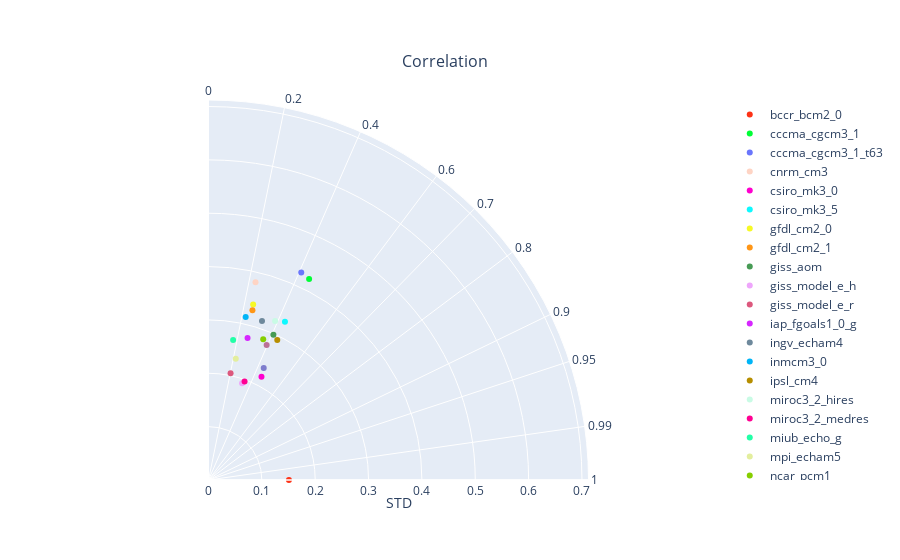

Notebook code for this chart:
### Code cell
chart_td_res = chart_create_td(df_dataset_1_td, 'bccr_bcm2_0')
chart_td_res.show()

### Figure 1 — Plotly figure (JSON) as saved in the notebook; plotly's stock layout.template omitted (floating-point values rounded to 4 significant figures)
{"data": [{"marker": {"color": "#FD3216"}, "mode": "markers", "name": "bccr_bcm2_0", "r": [0.1507], "theta": [0], "type": "scatterpolar"}, {"marker": {"color": "#00FE35"}, "mode": "markers", "name": "cccma_cgcm3_1", "r": [0.4211], "theta": [63.4], "type": "scatterpolar"}, {"marker": {"color": "#6A76FC"}, "mode": "markers", "name": "cccma_cgcm3_1_t63", "r": [0.426], "theta": [65.92], "type": "scatterpolar"}, {"marker": {"color": "#FED4C4"}, "mode": "markers", "name": "cnrm_cm3", "r": [0.3812], "theta": [76.64], "type": "scatterpolar"}, {"marker": {"color": "#FE00CE"}, "mode": "markers", "name": "csiro_mk3_0", "r": [0.2176], "theta": [62.85], "type": "scatterpolar"}, {"marker": {"color": "#0DF9FF"}, "mode": "markers", "name": "csiro_mk3_5", "r": [0.3295], "theta": [64.22], "type": "scatterpolar"}, {"marker": {"color": "#F6F926"}, "mode": "markers", "name": "gfdl_cm2_0", "r": [0.3394], "theta": [75.72], "type": "scatterpolar"}, {"marker": {"color": "#FF9616"}, "mode": "markers", "name": "gfdl_cm2_1", "r": [0.3286], "theta": [75.49], "type": "scatterpolar"}, {"marker": {"color": "#479B55"}, "mode": "markers", "name": "giss_aom", "r": [0.2983], "theta": [65.93], "type": "scatterpolar"}, {"marker": {"color": "#EEA6FB"}, "mode": "markers", "name": "giss_model_e_h", "r": [0.192], "theta": [70.86], "type": "scatterpolar"}, {"marker": {"color": "#DC587D"}, "mode": "markers", "name": "giss_model_e_r", "r": [0.2041], "theta": [78.31], "type": "scatterpolar"}, {"marker": {"color": "#D626FF"}, "mode": "markers", "name": "iap_fgoals1_0_g", "r": [0.276], "theta": [74.62], "type": "scatterpolar"}, {"marker": {"color": "#6E899C"}, "mode": "markers", "name": "ingv_echam4", "r": [0.3143], "theta": [71.4], "type": "scatterpolar"}, {"marker": {"color": "#00B5F7"}, "mode": "markers", "name": "inmcm3_0", "r": [0.3134], "theta": [77.15], "type": "scatterpolar"}, {"marker": {"color": "#B68E00"}, "mode": "markers", "name": "ipsl_cm4", "r": [0.2921], "theta": [63.82], "type": "scatterpolar"}, {"marker": {"color": "#C9FBE5"}, "mode": "markers", "name": "miroc3_2_hires", "r": [0.3233], "theta": [67.29], "type": "scatterpolar"}, {"marker": {"color": "#FF0092"}, "mode": "markers", "name": "miroc3_2_medres", "r": [0.1967], "theta": [69.91], "type": "scatterpolar"}, {"marker": {"color": "#22FFA7"}, "mode": "markers", "name": "miub_echo_g", "r": [0.2663], "theta": [80.02], "type": "scatterpolar"}, {"marker": {"color": "#E3EE9E"}, "mode": "markers", "name": "mpi_echam5", "r": [0.2328], "theta": [77.32], "type": "scatterpolar"}, {"marker": {"color": "#86CE00"}, "mode": "markers", "name": "ncar_pcm1", "r": [0.2828], "theta": [68.74], "type": "scatterpolar"}, {"marker": {"color": "#BC7196"}, "mode": "markers", "name": "ukmo_hadcm3", "r": [0.2756], "theta": [66.71], "type": "scatterpolar"}, {"marker": {"color": "#7E7DCD"}, "mode": "markers", "name": "ukmo_hadgem1", "r": [0.2341], "theta": [63.76], "type": "scatterpolar"}], "layout": {"autosize": true, "polar": {"angularaxis": {"direction": "counterclockwise", "ticktext": [0, 0.2, 0.4, 0.6, 0.7, 0.8, 0.9, 0.95, 0.99, 1], "tickvals": [90, 78.46, 66.42, 53.13, 45.57, 36.87, 25.84, 18.19, 8.11, 0], "type": "linear"}, "radialaxis": {"autorange": false, "range": [0, 0.7122], "title": {"text": "STD"}, "type": "linear"}, "sector": [0, 90]}, "showlegend": true, "title": {"font": {"size": 16}, "text": "Correlation", "x": 0.494, "xanchor": "center", "y": 0.9, "yanchor": "top"}}}
